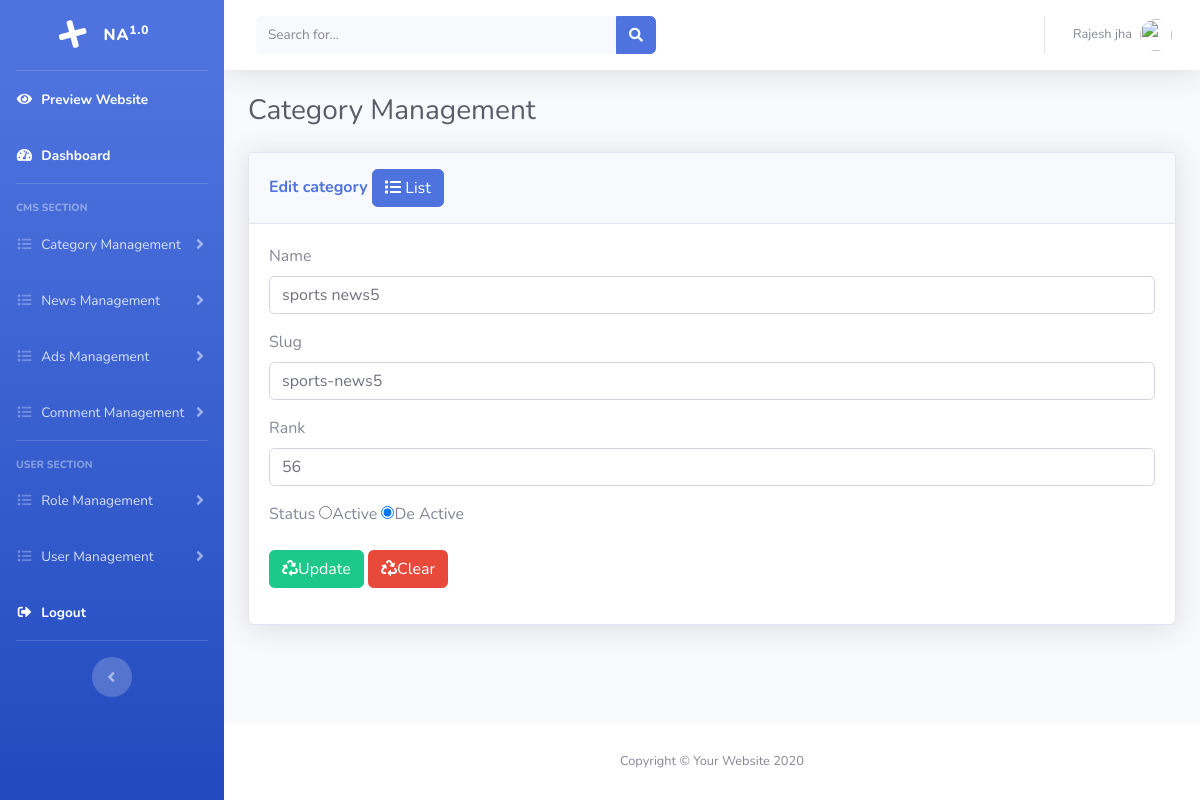
Screenshot of /admin/edit_category.php?id=1 (signed in) with the database file from the repository.
### tables this page shows
CREATE TABLE `tbl_categories` (
  `id` int(10) NOT NULL,
  `name` varchar(30) NOT NULL,
  `slug` varchar(30) NOT NULL,
  `rank` int(20) NOT NULL,
  `status` tinyint(1) NOT NULL,
  `created_by` int(20) NOT NULL,
  `updated_by` int(20) DEFAULT NULL,
  `created_at` datetime(4) NOT NULL,
  `updated_at` datetime(4) DEFAULT NULL
);

### admin/object.php (called while the page is built, shortened)
<?php
require_once "libs/category.class.php";
$category = new category();
?>

### admin/libs/category.class.php (called while the page is built, shortened)
<?php
require_once "common.class.php";
class category extends common{
	protected $id,$name,$slug,$rank,$status,$created_by,$updated_by,$created_at,$updated_at;
	function getCategoryById(){
		$sql = "select c.* ,u.name as uname from tbl_categories as c join tbl_users as u on c.created_by=u.id where c.id='$this->id'";
		return $this->select($sql);
	}
}
?>

### admin/libs/common.class.php (called while the page is built, shortened)
<?php
abstract class common{
    protected $connection;
	function connect(){
		$this->connection = new mysqli('localhost','root','','news_website');
	}
	function select($query){
		$result = $this->connection->query($query);
		$data = [];
		if ($result->num_rows > 0 ){
			while ($d = $result->fetch_object()){
				array_push($data,$d);
			}
		}
		return $data;
	}
}
?>

### admin/edit_category.php (the view, shortened to what this page needs)
<?php
require_once "header.php";
if (isset($_GET['id'])){
	$category->set('id',$_GET['id']);
	$data = $category->getCategoryById();
} else{
  header('location:list_category.php');
}
?>
<h1 class="h3 mb-4 text-gray-800">Category Management</h1>
<div class="row">
	<div class="col-lg-12">
		<div class="card shadow mb-4">
			<div class="card-header py-3">
				<h6 class="m-0 font-weight-bold text-primary">Edit category
          <a href="list_category.php" class="btn btn-primary"><i class="fas fa-list"></i> List</a>
        </h6>
			</div>
			<div class="card-body">
				<form class="" action="<?php echo $_SERVER['PHP_SELF'] ?>?id=<?php echo $_GET['id'] ?>" method="post" id="updateForm">
					<div class="form-group">
						<label for="name">Name</label>
						<input type="text" name="name" class="form-control" id="name" value="<?php echo $data[0]->name ?>">
					</div>
					<div class="form-group">
						<label for="slug">Slug</label>
						<input type="text" name="slug" class="form-control" id="slug" value="<?php echo $data[0]->slug ?>">
					</div>
					<div class="form-group">
						<label for="rank">Rank</label>
						<input type="number" name="rank" class="form-control" id="rank" value="<?php echo $data[0]->rank ?>">
					</div>
					<div class="form-group">
						<label for="deactive">Status</label>
						<?php if ($data[0]->status==1){ ?>
						<input type="radio" name="status" id="active" value="1" checked="checked">Active
						<input type="radio" name="status" id="deactive" value="0" >De Active
						<?php } else { ?>
						<input type="radio" name="status" id="active" value="1">Active
						<input type="radio" name="status" id="deactive" value="0" checked="checked">De Active
						<?php } ?>
					</div>
					<div class="form-group">
						<button type="submit" class="btn btn-success" name="btnUpdate"> <i class="fas fa-recycle"></i>Update</button>
						<button type="reset" class="btn btn-danger"> <i class="fas fa-recycle"></i>Clear</button>
					</div>
				</form>
			</div>
		</div>
	</div>
</div>
<?php require_once "footer.php"; ?>

### css/custom.css (style rules this page uses)
.form-control { width: 100%; }

### rows the page displays
tbl_categories: name "sports news5", slug "sports-news5", rank "56"

### other values shown
$_SESSION['name'] "Rajesh jha"
